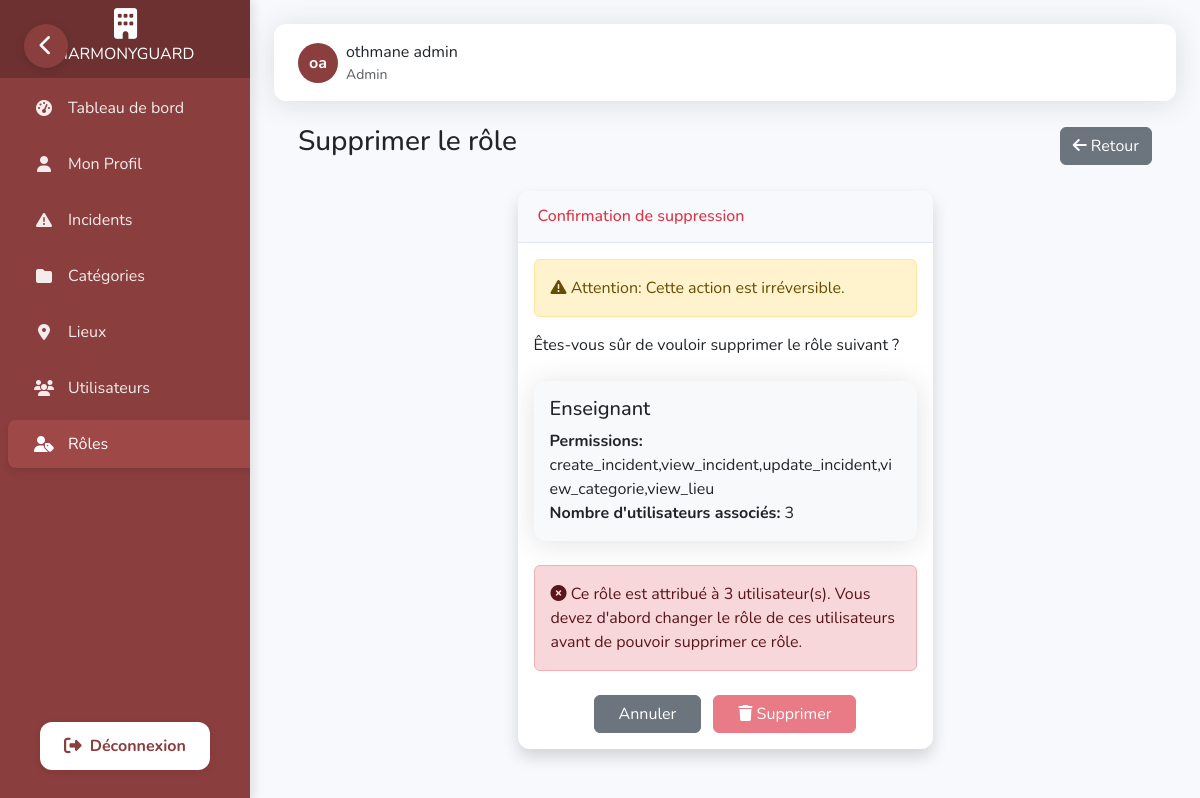
Page /dashboard/roles/supprimer/3/ (signed in) on the committed database.
### dashboard/models.py (models this page shows, shortened)
class Utilisateur(AbstractBaseUser, PermissionsMixin):
    nom = models.CharField(max_length=50)
    prenom = models.CharField(max_length=50)
    email = models.EmailField(unique=True)
    telephone = models.CharField(max_length=20, blank=True, null=True)
    actif = models.BooleanField(default=True)
    role = models.ForeignKey(Role, on_delete=models.CASCADE)
    is_staff = models.BooleanField(default=False)
    is_superuser = models.BooleanField(default=False)
    objects = UtilisateurManager()
    USERNAME_FIELD = 'email'
    REQUIRED_FIELDS = ['nom', 'prenom']
    @property
    def is_active(self):
        return self.actif

class Role(models.Model):
    nom = models.CharField(max_length=30, unique=True)
    permissions = models.TextField(blank=True)

### dashboard/views.py (the view, shortened to what this page needs)
# urls.py: path('roles/supprimer/<int:pk>/', views.supprimer_role, name='supprimer_role'),
@login_required
@permission_required('manage_role')
def supprimer_role(request, pk):
    role = get_object_or_404(Role, pk=pk)
    users_with_role = role.utilisateur_set.count()
    return render(request, 'dashboard/roles/supprimer.html', {
        'role': role,
        'users_with_role': users_with_role
    })

### dashboard/templates/dashboard/roles/supprimer.html (shortened to what this page needs)
{% extends 'dashboard/base.html' %}
{% load static %}
{% block content %}
<div class="container-fluid px-4">
    <div class="d-flex justify-content-between align-items-center mb-4">
        <h1 class="h3 text-gray-800">Supprimer le rôle</h1>
        <a href="{% url 'liste_roles' %}" class="btn btn-secondary">
            <i class="fas fa-arrow-left"></i> Retour
        </a>
    </div>
    <div class="row">
        <div class="col-lg-6 mx-auto">
            <div class="card shadow mb-4">
                <div class="card-header py-3">
                    <h6 class="m-0 font-weight-bold text-danger">Confirmation de suppression</h6>
                </div>
                <div class="card-body">
                    <div class="alert alert-warning">
                        <i class="fas fa-exclamation-triangle"></i> Attention: Cette action est irréversible.
                    </div>
                    <p class="mb-4">
                        Êtes-vous sûr de vouloir supprimer le rôle suivant ?
                    </p>
                    <div class="card bg-light mb-4">
                        <div class="card-body">
                            <h5 class="card-title">{{ role.nom }}</h5>
                            <p class="card-text">
                                <strong>Permissions:</strong> {{ role.permissions }}<br>
                                <strong>Nombre d'utilisateurs associés:</strong> {{ users_with_role }}
                            </p>
                        </div>
                    </div>
                    {% if users_with_role > 0 %}
                    <div class="alert alert-danger mb-4">
                        <i class="fas fa-times-circle"></i> Ce rôle est attribué à {{ users_with_role }} utilisateur(s).
                        Vous devez d'abord changer le rôle de ces utilisateurs avant de pouvoir supprimer ce rôle.
                    </div>
                    {% endif %}
                    <form method="post" class="text-center">
                        <a href="{% url 'liste_roles' %}" class="btn btn-secondary px-4">
                            Annuler
                        </a>
                        <button type="submit" class="btn btn-danger px-4 ms-2" {% if users_with_role > 0 %}disabled{% endif %}>
                            <i class="fas fa-trash"></i> Supprimer
                        </button>
                    </form>
                </div>
            </div>
        </div>
    </div>
</div>
{% endblock %}

### dashboard/templates/dashboard/base.html (shortened to what this page needs)
<!DOCTYPE html>
<html lang="fr">
<head>
    {% load static %}
    <link href="https://cdn.jsdelivr.net/npm/bootstrap@5.3.0-alpha1/dist/css/bootstrap.min.css" rel="stylesheet">
    <link rel="stylesheet" href="https://cdnjs.cloudflare.com/ajax/libs/font-awesome/6.4.0/css/all.min.css">
    <link href="https://unpkg.com/aos@2.3.1/dist/aos.css" rel="stylesheet">
</head>
<body>
    {% if user.is_authenticated %}
    <nav class="sidebar" id="sidebar" data-aos="fade-right" data-aos-duration="1000">
        <a class="navbar-brand" href="{% url 'dashboard_home' %}">
            <i class="fas fa-building brand-icon"></i>
            <span class="brand-text">HARMONYGUARD</span>
        </a>
        <div class="nav flex-column">
            <div class="nav-item">
                <a class="nav-link {% if request.path == '/dashboard/' %}active{% endif %}"
                    href="{% url 'dashboard_home' %}">
                    <i class="fas fa-tachometer-alt"></i>
                    <span>Tableau de bord</span>
                </a>
            </div>
            <div class="nav-item">
                <a class="nav-link {% if request.path == '/profile/' %}active{% endif %}" href="{% url 'profile' %}">
                    <i class="fas fa-user"></i>
                    <span>Mon Profil</span>
                </a>
            </div>
            <div class="nav-item">
                <a class="nav-link {% if '/incidents/' in request.path %}active{% endif %}"
                    href="{% url 'liste_incidents' %}">
                    <i class="fas fa-exclamation-triangle"></i>
                    <span>Incidents</span>
                </a>
            </div>
            {% if user.role.nom.lower == 'admin' or 'view_categorie' in user.role.permissions_list %}
            <div class="nav-item">
                <a class="nav-link {% if '/categories/' in request.path %}active{% endif %}"
                    href="{% url 'liste_categories' %}">
                    <i class="fas fa-folder"></i>
                    <span>Catégories</span>
                </a>
            </div>
            {% endif %}
            {% if user.role.nom.lower == 'admin' or 'view_lieu' in user.role.permissions_list %}
            <div class="nav-item">
                <a class="nav-link {% if '/lieux/' in request.path %}active{% endif %}" href="{% url 'liste_lieux' %}">
                    <i class="fas fa-map-marker-alt"></i>
                    <span>Lieux</span>
                </a>
            </div>
            {% endif %}
            {% if user.role.nom.lower == 'admin' or 'view_utilisateur' in user.role.permissions_list %}
            <div class="nav-item">
                <a class="nav-link {% if '/utilisateurs/' in request.path %}active{% endif %}"
                    href="{% url 'liste_utilisateurs' %}">
                    <i class="fas fa-users"></i>
                    <span>Utilisateurs</span>
                </a>
            </div>
            {% endif %}
            {% if user.role.nom.lower == 'admin' or 'view_role' in user.role.permissions_list %}
            <div class="nav-item">
                <a class="nav-link {% if '/roles/' in request.path %}active{% endif %}" href="{% url 'liste_roles' %}">
                    <i class="fas fa-user-tag"></i>
                    <span>Rôles</span>
                </a>
            </div>
            {% endif %}
        </div>
        <div class="logout-section">
            <a href="{% url 'custom_logout' %}" class="logout-button">
                <i class="fas fa-sign-out-alt"></i>
                <span>Déconnexion</span>
            </a>
        </div>
    </nav>
    <button class="sidebar-toggle" id="sidebarToggle" aria-label="Toggle Sidebar">
        <i class="fas fa-chevron-left"></i>
    </button>
    {% endif %}
    <div class="content" id="content">
        {% if user.is_authenticated %}
        <div class="topbar" data-aos="fade-down" data-aos-duration="800">
            <div class="d-flex align-items-center">
                <div class="d-flex align-items-center">
                    <div class="user-avatar">
                        {{ user.prenom|first }}{{ user.nom|first }}
                    </div>
                    <div class="ms-2">
                        <div>{{ user.prenom }} {{ user.nom }}</div>
                        <div class="small text-muted">{{ user.role.nom }}</div>
                    </div>
                </div>
            </div>
        </div>
        {% endif %}
        {% block content %}{% endblock %}
    </div>
</body>
</html>

### dashboard/templates/dashboard/base.html (style rules this page uses)
:root { --primary-color: #8b3e3e; --secondary-color: #7a3636; --success-color: #1cc88a; --info-color: #36b9cc; --warning-color: #f6c23e; --danger-color: #e74a3b; --light-color: #f8f9fc; --dark-color: #5a5c69; --sidebar-bg: #8b3e3e; --sidebar-hover: #9e4848; --sidebar-active: #6d3131; --sidebar-width: 250px; --sidebar-collapsed-width: 70px; }
body { font-family: 'Nunito', sans-serif; background-color: #f8f9fc; overflow-x: hidden; }
.sidebar { width: var(--sidebar-width); min-height: 100vh; background-color: var(--sidebar-bg); color: white; position: fixed; z-index: 1000; top: 0; left: 0; overflow-x: hidden; transition: all 0.3s cubic-bezier(0.4, 0, 0.2, 1); box-shadow: 4px 0 10px rgba(0, 0, 0, 0.1); }
.sidebar .navbar-brand { padding: 1.5rem 0; display: flex; flex-direction: column; align-items: center; justify-content: center; text-align: center; background-color: var(--sidebar-active); margin-bottom: 0; height: 80px; transition: all 0.3s ease; white-space: nowrap; overflow: hidden; }
.sidebar .navbar-brand .brand-icon { font-size: 1.75rem; margin-bottom: 0.25rem; transition: all 0.3s ease; }
.sidebar .nav-item { position: relative; width: 100%; margin: 4px 0; }
.sidebar .nav-link { display: flex; align-items: center; width: 100%; padding: 0.75rem 1.5rem; color: rgba(255, 255, 255, 0.9); transition: all 0.3s ease; border-radius: 8px; margin: 0 8px; white-space: nowrap; overflow: hidden; }
.sidebar .nav-link.active { background-color: var(--sidebar-hover); color: white; box-shadow: 0 4px 8px rgba(0, 0, 0, 0.1); }
.sidebar .nav-link i { margin-right: 0.75rem; width: 24px; text-align: center; font-size: 1rem; transition: all 0.3s ease; }
.sidebar-toggle { position: fixed; top: 24px; left: 24px; z-index: 2000; background-color: var(--primary-color); border: none; color: white; width: 44px; height: 44px; border-radius: 50%; display: flex; align-items: center; justify-content: center; cursor: pointer; transition: all 0.3s ease; box-shadow: 0 2px 8px rgba(0,0,0,0.12); }
.sidebar-toggle i { font-size: 1.3rem; }
.content { margin-left: var(--sidebar-width); padding: 1.5rem; transition: all 0.3s cubic-bezier(0.4, 0, 0.2, 1); min-height: 100vh; }
.card { border: none; border-radius: 12px; box-shadow: 0 0.15rem 1.75rem 0 rgba(58, 59, 69, 0.15); margin-bottom: 1.5rem; overflow: hidden; transition: all 0.3s ease; }
.card-header { background-color: #f8f9fc; border-bottom: 1px solid #e3e6f0; padding: 1rem 1.25rem; font-weight: 600; }
.topbar { background-color: white; box-shadow: 0 0.15rem 1.75rem 0 rgba(58, 59, 69, 0.15); padding: 1rem 1.5rem; margin-bottom: 1.5rem; display: flex; justify-content: space-between; align-items: center; border-radius: 12px; transition: all 0.3s ease; }
.user-avatar { width: 40px; height: 40px; background-color: var(--primary-color); color: white; border-radius: 50%; display: flex; align-items: center; justify-content: center; font-weight: 700; transition: all 0.3s ease; cursor: pointer; }
.logout-section { position: absolute; bottom: 30px; left: 0; width: 100%; display: flex; justify-content: center; }
.logout-button { display: flex; align-items: center; justify-content: center; gap: 0.5rem; background: #fff; color: var(--primary-color) !important; font-weight: 700; border: none; border-radius: 12px; padding: 0.75rem 1.5rem; margin: 0 1.5rem; box-shadow: 0 2px 8px rgba(0,0,0,0.08); transition: background 0.2s, color 0.2s, transform 0.2s; text-decoration: none; font-size: 1rem; }
.logout-button i { font-size: 1.1rem; }
.logout-button span { display: inline; transition: opacity 0.2s; }

### rows in the picture
Utilisateur: prenom|first "o", nom|first "a", prenom "othmane", nom "admin", role.nom "Admin"
Role: nom "Enseignant", permissions "create_incident,view_incident,update_incident,view_categorie,view_lieu"

### other values in the picture
{{ users_with_role }} "3"
